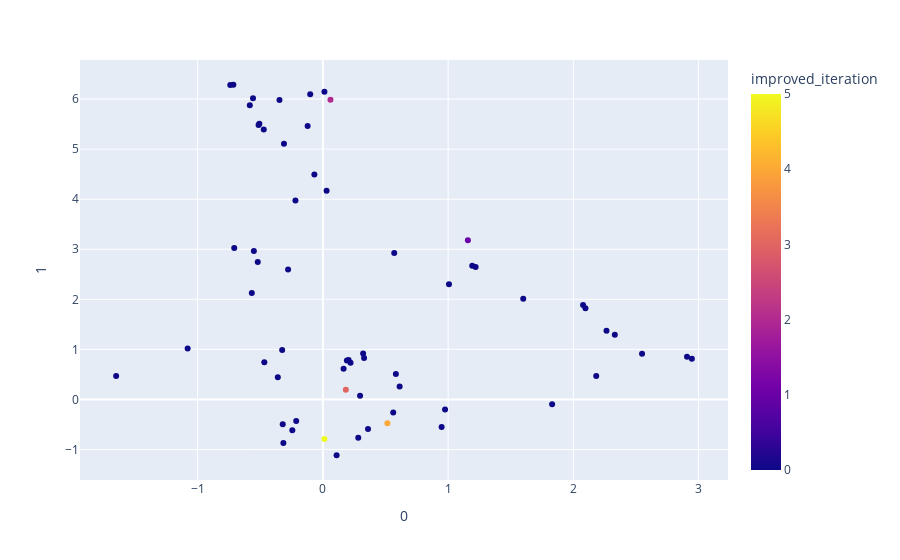

The code cell stored with this chart in its notebook:
### Code cell
from sklearn.manifold import TSNE

features = steps_df.loc[:, :'кнопка размера']

tsne = TSNE(n_components=2, random_state=0)
projections = tsne.fit_transform(features)

fig = px.scatter(
    projections, x=0, y=1,
    color=steps_df.improved_iteration, labels={'color': 'improved_iteration'}
)
fig.show()

### Figure 1 — Plotly figure (JSON) as saved in the notebook; plotly's stock layout.template omitted (floating-point values rounded to 4 significant figures)
{"data": [{"hovertemplate": "0=%{x}<br>1=%{y}<br>improved_iteration=%{marker.color}<extra></extra>", "legendgroup": "", "marker": {"color": [1, 0, 2, 0, 0, 0, 3, 0, 0, 0, 0, 0, 0, 0, 0, 0, 0, 0, 0, 0, 0, 0, 0, 0, 0, 0, 0, 0, 0, 0, 0, 0, 0, 0, 0, 0, 0, 0, 4, 0, 0, 0, 0, 0, 0, 0, 0, 0, 0, 0, 0, 0, 0, 0, 0, 0, 5, 0, 0, 0, 0, 0, 0], "coloraxis": "coloraxis", "symbol": "circle"}, "mode": "markers", "name": "", "orientation": "v", "showlegend": false, "type": "scatter", "x": [1.158, 1.219, 0.06066, -0.2191, -1.08, -0.3465, 0.1833, 0.02971, -0.507, -0.3107, 0.2969, 0.5617, 1.007, 0.1655, 0.1917, 0.3212, 0.2056, 0.6127, -0.4721, 0.329, -0.5133, 0.5829, 0.2209, 1.193, 0.01244, -0.7148, -0.7078, 2.946, -0.5579, 1.83, 2.183, 0.5697, -0.06779, -0.5834, 2.265, -1.651, -0.7393, -0.2777, 0.5154, -0.4674, -0.5674, -0.3598, -0.5509, 2.331, -0.1011, 1.6, -0.52, -0.213, 0.1096, 0.948, 0.3604, 0.9757, 2.548, 2.907, -0.3205, -0.2438, 0.01254, 2.077, -0.3154, -0.325, 0.2827, 2.097, -0.1216], "xaxis": "x", "y": [3.18, 2.644, 5.986, 3.976, 1.015, 5.981, 0.1933, 4.171, 5.508, 5.107, 0.075, -0.2637, 2.303, 0.6136, 0.7763, 0.917, 0.7891, 0.2564, 5.394, 0.8289, 5.481, 0.5064, 0.7316, 2.672, 6.146, 6.287, 3.027, 0.8108, 6.015, -0.09526, 0.4654, 2.926, 4.495, 5.876, 1.372, 0.4663, 6.283, 2.594, -0.4743, 0.7429, 2.125, 0.444, 2.964, 1.29, 6.096, 2.011, 2.745, -0.4293, -1.116, -0.5519, -0.5896, -0.2009, 0.9141, 0.853, -0.4953, -0.6166, -0.7924, 1.888, -0.8701, 0.9851, -0.7637, 1.822, 5.463], "yaxis": "y"}], "layout": {"coloraxis": {"colorbar": {"title": {"text": "improved_iteration"}}, "colorscale": [[0.0, "#0d0887"], [0.1111, "#46039f"], [0.2222, "#7201a8"], [0.3333, "#9c179e"], [0.4444, "#bd3786"], [0.5556, "#d8576b"], [0.6667, "#ed7953"], [0.7778, "#fb9f3a"], [0.8889, "#fdca26"], [1.0, "#f0f921"]]}, "legend": {"tracegroupgap": 0}, "margin": {"t": 60}, "xaxis": {"anchor": "y", "domain": [0.0, 1.0], "title": {"text": "0"}}, "yaxis": {"anchor": "x", "domain": [0.0, 1.0], "title": {"text": "1"}}}}
